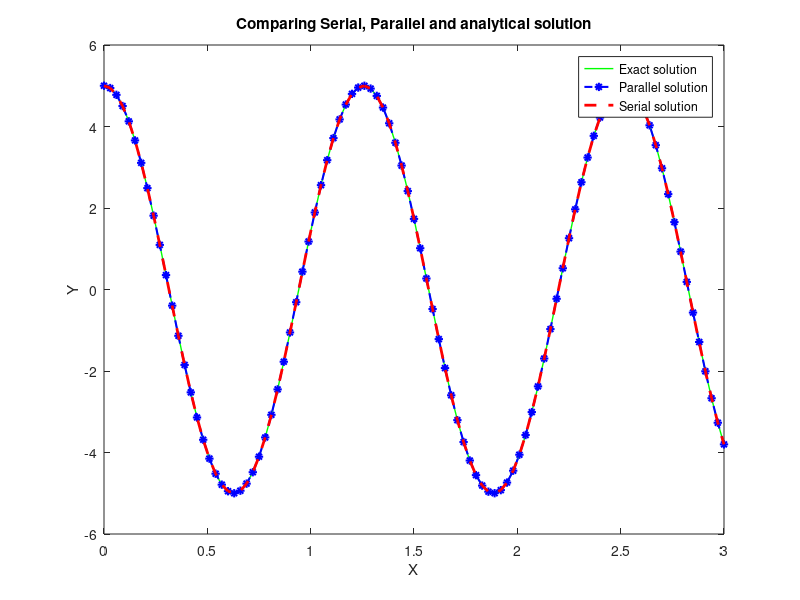

MATLAB code for this plot:
Parallel_soln = [5.000439 4.943720 4.776701 4.502214 4.126669 3.658433 3.108041 2.487848 1.811784 1.095030 0.353685 -0.395603 -1.136007 -1.850899 -2.524223 -3.140859 -3.686958 -4.150256 -4.520348 -4.788923 -4.949949 -4.999809 -4.937385 -4.764078 -4.483779 -4.102785 -3.629651 -3.075003 -2.451297 -1.772540 -1.053976 -0.311742 0.437494 1.176904 1.889883 2.560420 3.173455 3.715222 4.173552 4.538154 4.800838 4.955706 4.999279 4.930579 4.751150 4.465019 4.078614 3.600612 3.041748 2.414573 1.733172 1.012847 0.269776 -0.479353 -1.217717 -1.928734 -2.596436 -3.205827 -3.743223 -4.196553 -4.555638 -4.812414 -4.961113 -4.998396 -4.923425 -4.737886 -4.445943 -4.054154 -3.571318 -3.008278 -2.377678 -1.693681 -0.971647 -0.227792 0.521179 1.258445 1.967449 2.632268 3.237973 3.770959 4.219258 4.572801 4.823649 4.966169 4.997159 4.915923 4.724287 4.426553 4.029409 3.541771 2.974599 2.340599 1.654128 0.930162 0.186597 -0.565974 -1.287862 -2.007903 -2.668619 -3.269190 -3.800520];
Serial_soln   = [5.000439 4.943720 4.776701 4.502214 4.126669 3.658433 3.108041 2.487848 1.811784 1.095030 0.353685 -0.395603 -1.136007 -1.850899 -2.524223 -3.140859 -3.686958 -4.150256 -4.520348 -4.788923 -4.949949 -4.999809 -4.937385 -4.764078 -4.483779 -4.102785 -3.629651 -3.075003 -2.451297 -1.772540 -1.053976 -0.311742 0.437494 1.176904 1.889883 2.560420 3.173455 3.715222 4.173552 4.538154 4.800838 4.955706 4.999279 4.930579 4.751150 4.465019 4.078614 3.600612 3.041748 2.414573 1.733172 1.012847 0.269776 -0.479353 -1.217717 -1.928734 -2.596436 -3.205827 -3.743223 -4.196553 -4.555638 -4.812414 -4.961113 -4.998396 -4.923425 -4.737886 -4.445943 -4.054154 -3.571318 -3.008278 -2.377678 -1.693681 -0.971647 -0.227792 0.521179 1.258445 1.967449 2.632268 3.237973 3.770959 4.219258 4.572801 4.823649 4.966169 4.997159 4.915923 4.724287 4.426553 4.029408 3.541772 2.974595 2.340615 1.654070 0.930378 0.185791 -0.562964 -1.299095 -2.005980 -2.668079 -3.269275 -3.800721];
x = linspace(0,3,101);
exact_soln = 5*cos(5.*x);
figure
plot(x,exact_soln,'g-', 'LineWidth', 1, 'DisplayName', 'Exact solution')
hold on
plot(x,Parallel_soln,'b*--', 'LineWidth', 1.5, 'DisplayName', 'Parallel solution')
hold on
plot(x,Serial_soln,'r--', 'LineWidth', 2, 'DisplayName', 'Serial solution')
xlabel('X');
ylabel('Y');
title('Comparing Serial, Parallel and analytical solution');
legend()
hold off